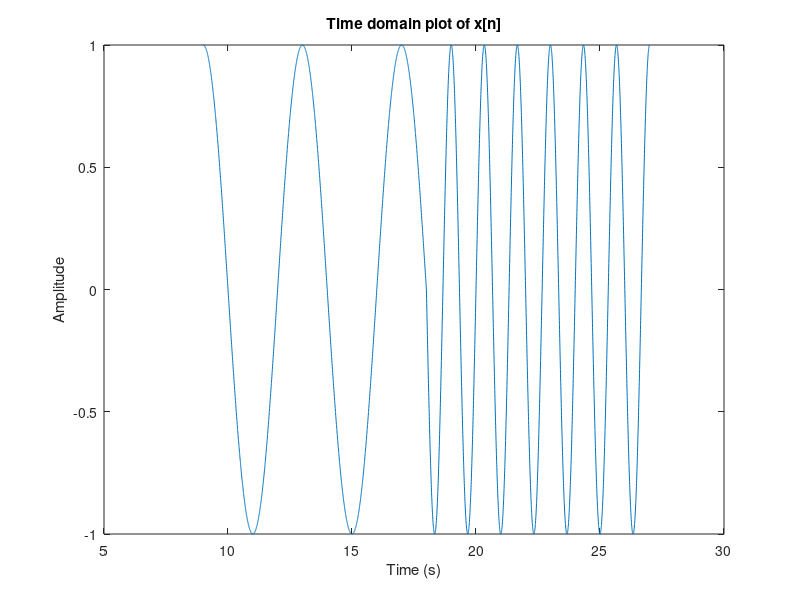

Write MATLAB code to recreate this figure. (Note: this script raises an error after producing the figure.)
%% Question 1
%% Section 1.3. Continuous Wavelet Decomposition
%%

% Define parameters
N = 3000;
fs = 250;

% Array of sample points
N_array = (1:1:3*N);

% Time scale
t = (-N: N)/fs;

%% (i) Create a waveform on MATLAB as defined below with the following parameters
%%

% Construct the waveform
x_1 = sin(0.5 * pi * N_array(1: floor(3*N/2)-1)/fs);
x_2 = sin(1.5 * pi * N_array(floor(3*N/2):end)/fs);
x = [x_1, x_2];

% Display the waveform
figure(1)
plot(N_array(3*N/4:9*N/4)/fs, x(3*N/4:9*N/4))
ylabel('Amplitude')
xlabel('Time (s)')
title('Time domain plot of x[n]')




%% (ii)Apply the scaled Mexican hat wavelets to ?(?). To achieve translations, for each wavelet scale, convolve the signal with the constructed wavelet. Note: increase the scale resolution to 0.01:0.01:2.
%%

%Scales
s = (0.01:0.01:2);

wavelets = compute_mexh_wavelet(t , s);
% Convert wavelets to column vectors
wavelets = wavelets.'; 

% Initialize the translated waveforms matrix
n_scales = length(s);
coeff = zeros(length(x), n_scales);  % Initialize coefficient array

% Loop through each scale to compute the convolution
for i = 1:n_scales
    coeff(:, i) = conv(x, wavelets(:, i), 'same');  % perform onvolution preserving length
end


% Display the waveform
figure(2)
plot(N_array/fs, coeff(:, 2), 'Color', [0.46, 0.24, 0.4])
ylabel('Amplitude')
xlabel('Time (s)')
title(['Resultant waveform, scale = ', num2str(s(2))]);

figure(3)
plot(N_array/fs, coeff(:, 100), 'Color', [0.16, 0.24, 0.1])
ylabel('Amplitude')
xlabel('Time (s)')
title(['Resultant waveform, scale = ', num2str(s(100))]);

figure(4)
plot(N_array/fs, coeff(:, end), 'Color', [0.25, 0.1, 0.4])
ylabel('Amplitude')
xlabel('Time (s)')
title(['Resultant waveform, scale = ', num2str(s(end))]);



%% (iii)To visualize the spectrogram, plot the derived coefficients using the pcolor() command. The spectrogram should look similar to Figure 2.
%%

scales = s.'; %vector of scales
samples = N_array.'; % vector of sample indices

[scale_grid, N_grid] = meshgrid(scales, samples); % create meshgrids


% Plot the scalogram
h = pcolor(N_grid, scale_grid, coeff);
set(h, 'EdgeColor', 'none');
colormap jet;
xlabel('Samples');
ylabel('Scale');
title('Spectrogram')
colorbar;

